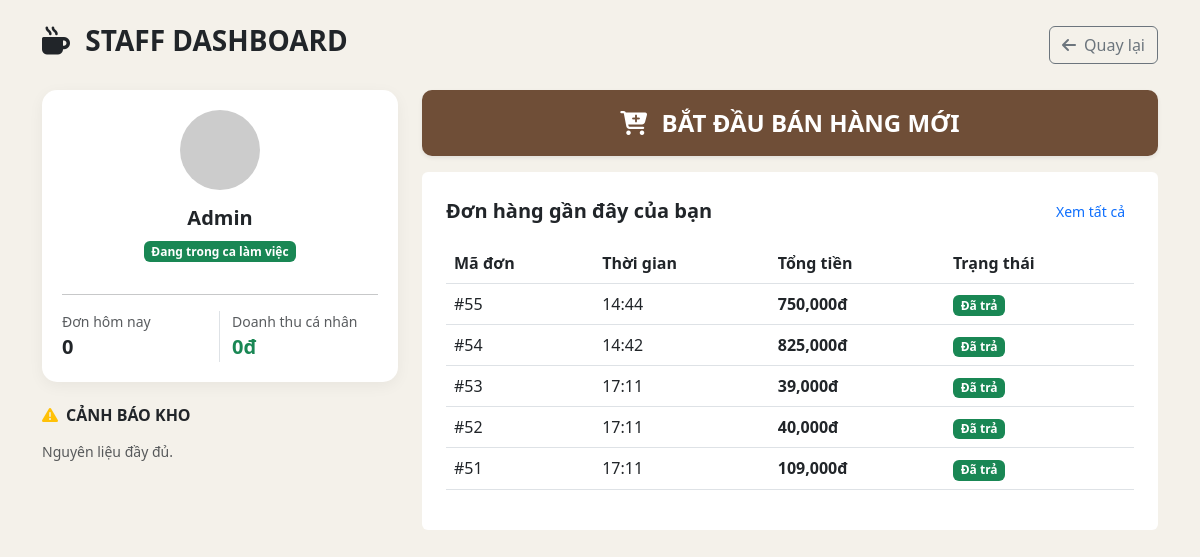
Page /pos/index.php (signed in) on the earlier database version.
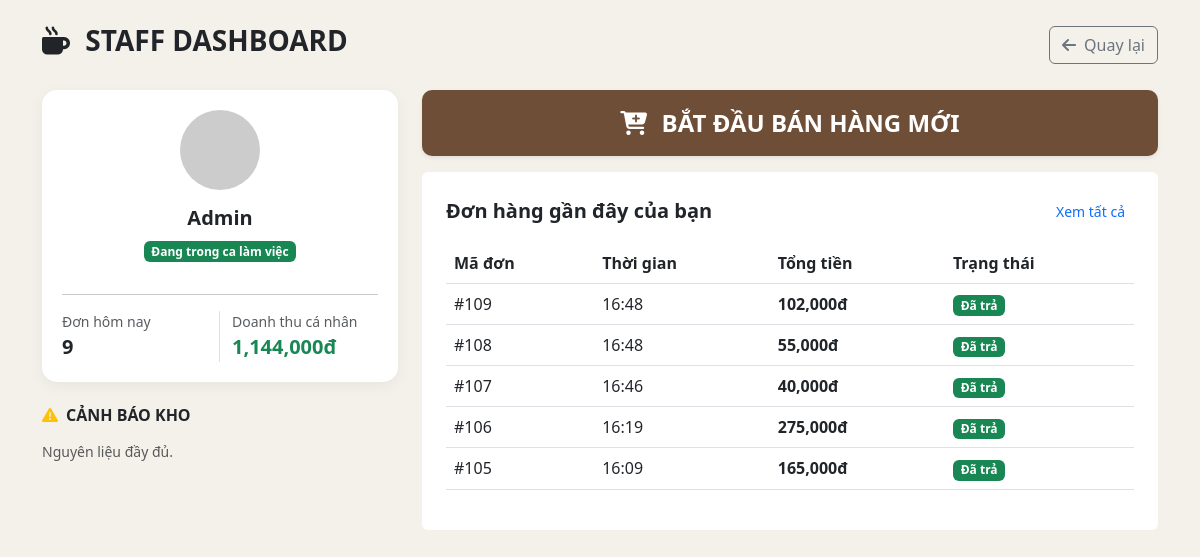
Same page on the later database version.
### tables this page shows
CREATE TABLE `orders` (
  `id` int(11) NOT NULL,
  `user_id` int(11) NOT NULL DEFAULT 1,
  `order_date` datetime NOT NULL DEFAULT current_timestamp(),
  `total_price` int(11) NOT NULL,
  `status` varchar(255) NOT NULL DEFAULT 'not_paid',
  `session_id` int(11) DEFAULT NULL,
  `voucher_code` varchar(50) DEFAULT NULL,
  `discount_percent` decimal(5,2) DEFAULT 0.00,
  `final_amount` decimal(10,2) DEFAULT 0.00
);

### pos/index.php (the view, shortened to what the changed rows need)
<?php
global $mysqli;
$user_id = $_SESSION['user_id'];
$today = date('Y-m-d');
$stats_query = "SELECT COUNT(id) as total_orders, SUM(total_price) as total_revenue
                FROM orders
                WHERE user_id = $user_id AND DATE(order_date) = '$today' AND status = 'paid'";
$stats_result = $mysqli->query($stats_query);
$stats = $stats_result->fetch_assoc();
?>
<!DOCTYPE html>
<html lang="vi">
<head>
    <link href="https://cdn.jsdelivr.net/npm/bootstrap@5.3.0/dist/css/bootstrap.min.css" rel="stylesheet">
    <link rel="stylesheet" href="https://cdnjs.cloudflare.com/ajax/libs/font-awesome/6.4.0/css/all.min.css">
</head>
<body>
<div class="container py-4">
    <div class="row g-4">
        <div class="col-lg-4">
            <div class="sidebar-user mb-4 text-center">
                <div class="row text-start mt-3">
                    <div class="col-6 border-end">
                        <small class="text-muted d-block">Đơn hôm nay</small>
                        <span class="fw-bold fs-5"><?= $stats['total_orders'] ?? 0 ?></span>
                    </div>
                    <div class="col-6">
                        <small class="text-muted d-block">Doanh thu cá nhân</small>
                        <span class="fw-bold fs-5 text-success"><?= number_format($stats['total_revenue'] ?? 0) ?>đ</span>
                    </div>
                </div>
            </div>
        </div>
        <div class="col-lg-8">
            <div class="row g-3">
                <div class="col-md-12">
                    <div class="card stat-card p-4">
                        <div class="table-responsive">
                            <table class="table table-hover">
                                <thead>
                                    <tr>
                                        <th>Mã đơn</th>
                                        <th>Thời gian</th>
                                        <th>Tổng tiền</th>
                                        <th>Trạng thái</th>
                                    </tr>
                                </thead>
                                <tbody>
                                    <?php
$recent_orders = $mysqli->query("SELECT id, order_date, total_price, status
                                FROM orders WHERE user_id = $user_id
                                ORDER BY order_date DESC LIMIT 5");
while($row = $recent_orders->fetch_assoc()):
?>
<tr>
    <td>#<?= $row['id'] ?></td>
    <td><?= date('H:i', strtotime($row['order_date'])) ?></td>
    <td class="fw-bold"><?= number_format($row['total_price']) ?>đ</td>
    <td>
        <?php if ($row['status'] == 'paid'): ?>
<span class="badge bg-success">Đã trả</span>
        <?php elseif ($row['status'] == 'canceled'): ?>
<span class="badge bg-secondary">Đã hủy</span>
        <?php else: ?>
<span class="badge bg-warning text-dark">Đang xử lý</span>
        <?php endif; ?>
    </td>
</tr>
<?php endwhile; ?>
                                </tbody>
                            </table>
                        </div>
                    </div>
                </div>
            </div>
        </div>
    </div>
</div>
</body>
</html>

Differences in the rows shown:
no longer on this page (row unchanged): orders: id "55", order_date "14:44", total_price "750,000", status "Đã trả"
no longer on this page (row unchanged): orders: id "54", order_date "14:42", total_price "825,000", status "Đã trả"
no longer on this page (row unchanged): orders: id "53", order_date "17:11", total_price "39,000", status "Đã trả"
no longer on this page (row unchanged): orders: id "52", order_date "17:11", total_price "40,000", status "Đã trả"
no longer on this page (row unchanged): orders: id "51", order_date "17:11", total_price "109,000", status "Đã trả"
added orders: id "109", order_date "16:48", total_price "102,000", status "Đã trả"
added orders: id "108", order_date "16:48", total_price "55,000", status "Đã trả"
added orders: id "107", order_date "16:46", total_price "40,000", status "Đã trả"
added orders: id "106", order_date "16:19", total_price "275,000", status "Đã trả"
added orders: id "105", order_date "16:09", total_price "165,000", status "Đã trả"
Other differences:
$stats['total_orders']: "0" → "9"
$stats['total_revenue']: "0" → "1,144,000"
